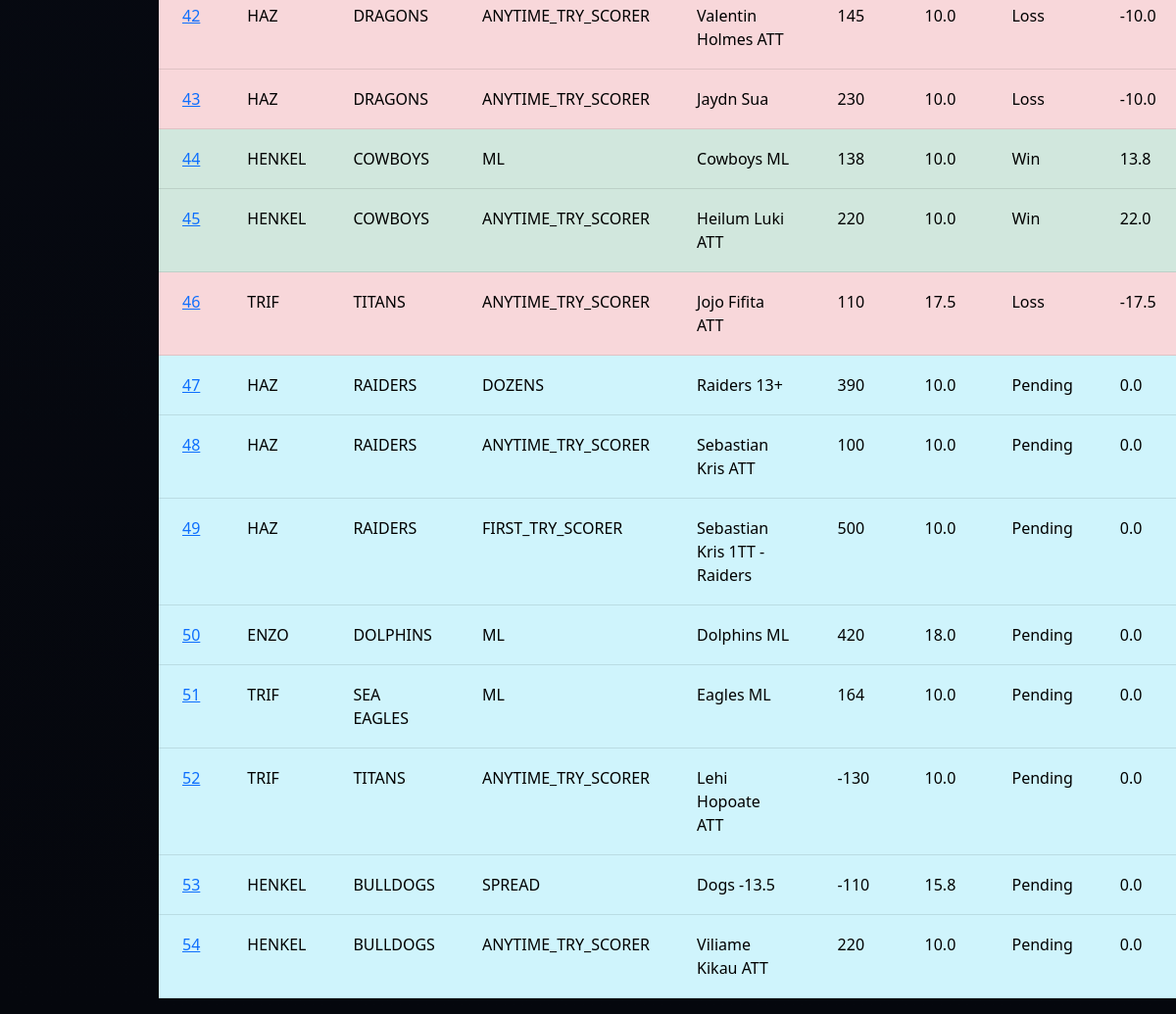
The app's page /transactions (lower part), older data.
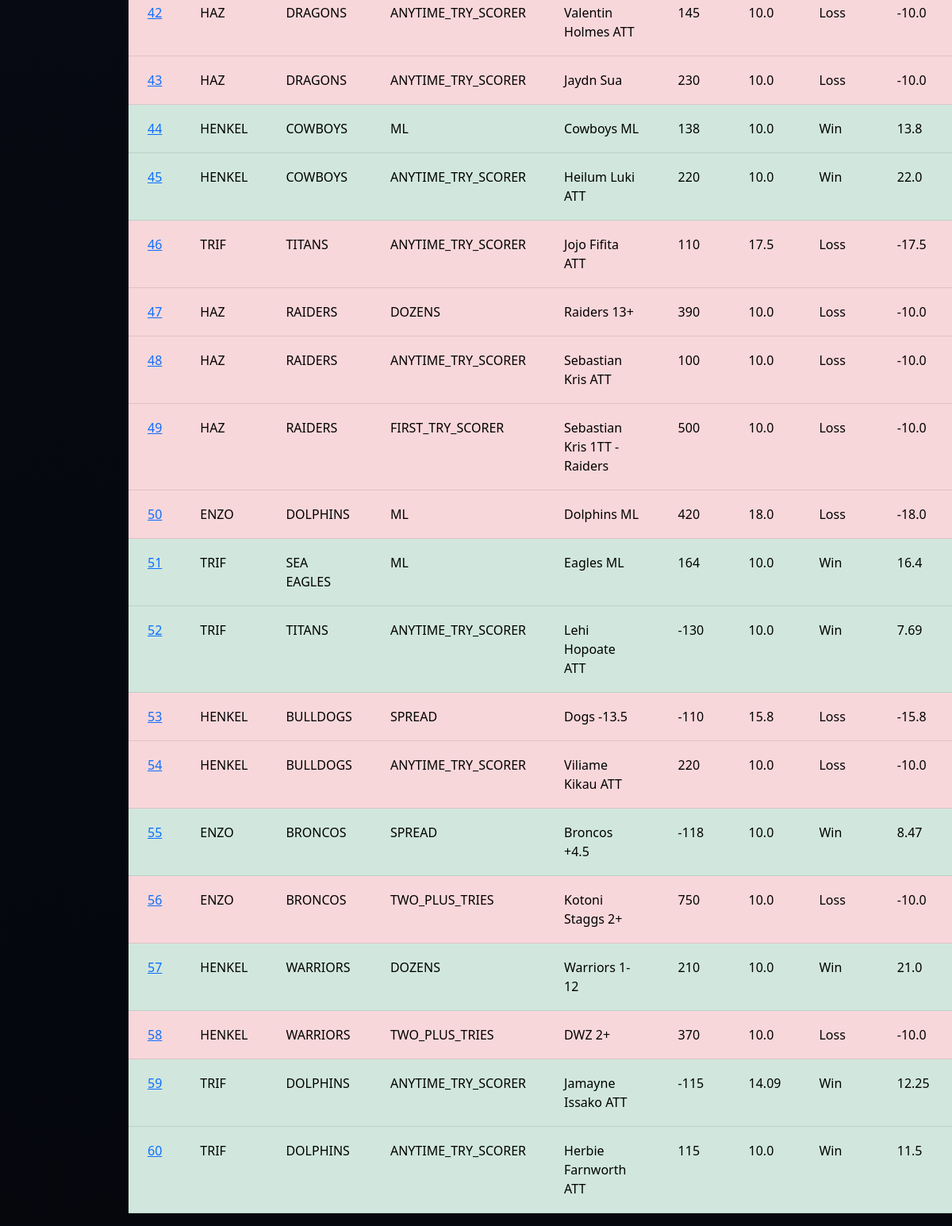
The same page, newer data.
### tables this page shows
CREATE TABLE Transactions (
                            ID INTEGER PRIMARY KEY AUTOINCREMENT,
                            PlayerID INTEGER,
                            Team TEXT,
                            BetType TEXT,
                            Description TEXT,
                            Odds INTEGER,
                            AmountBet REAL,
                            Status TEXT,
                            AmountWon REAL,
                            FOREIGN KEY(PlayerID) REFERENCES Players(ID)
                        );

CREATE TABLE Players (
                        ID INTEGER PRIMARY KEY AUTOINCREMENT,
                        Name TEXT,
                        BetsPlaced INTEGER,
                        SuccessRate REAL,
                        Bank REAL
                    );

### app.py (the view)
@app.route("/transactions")
def transactions():
    db = get_db(DB)
    data = db.execute("""
        SELECT Transactions.*, Players.Name
        FROM Transactions
        JOIN Players ON Players.ID = Transactions.PlayerID
    """).fetchall()
    return render_template("transactions.html", transactions=data)

### app.py (called while the page is built)
def get_db(DB):
    try:
        db = sqlite3.connect(DB)
        return db
    except sqlite3.Error as e:
        print(f"Error opening database: {e}")
        return None

### templates/transactions.html (shortened to what this page needs)
{% extends "base.html" %}
{% block content %}
<table class="table transaction-table">
    {% for p in transactions %}
    {% if p[7] == "Win" %}
    <tr class="table-success">
    {% elif p[7] == "Loss" %}
    <tr class="table-danger">
    {% elif p[7] == "Pending" %}
    <tr class="table-info">
    {% else %}
    <tr class="table-primary">
    {% endif %}
        <td>
            <a href="{{ url_for('player', id=p[0]) }}">
                {{ p[0] }}
            </a>
        </td>
        <td>{{ p[9] }}</td>
        <td>{{ p[2] }}</td>
        <td>{{ p[3] }}</td>
        <td>{{ p[4] }}</td>
        <td>{{ p[5] }}</td>
        <td>{{ p[6] }}</td>
        <td>{{ p[7] }}</td>
        <td>{{ p[8] }}</td>
    </tr>
    {% endfor %}
</table>
{% endblock %}

### templates/base.html (shortened to what this page needs)
<!DOCTYPE html>
<html lang="en">
<head>
<link href="https://cdn.jsdelivr.net/npm/bootstrap@5.3.0/dist/css/bootstrap.min.css" rel="stylesheet">
<link rel="stylesheet" href="https://cdn.jsdelivr.net/npm/bootstrap-icons@1.11.1/font/bootstrap-icons.css">
</head>
<body>
<div class="container">
    {% block content %}
    {% endblock %}
</div>
</body>
</html>

### templates/base.html (style rules this page uses)
body { background: linear-gradient(to bottom, #0a0f1c, #05070d); color: white; font-family: 'Segoe UI', Tahoma, Geneva, Verdana, sans-serif; }
.container { max-width: 900px; }

Row changes from the older to the newer data that the page shows:
changed Transactions "Raiders 13+": Status "Pending" → "Loss"; AmountWon "0.0" → "-10.0"
changed Transactions "Sebastian Kris ATT": Status "Pending" → "Loss"; AmountWon "0.0" → "-10.0"
changed Transactions "FIRST_TRY_SCORER": Status "Pending" → "Loss"; AmountWon "0.0" → "-10.0"
changed Transactions "Dolphins ML": Status "Pending" → "Loss"; AmountWon "0.0" → "-18.0"
changed Transactions "SEA EAGLES": Status "Pending" → "Win"; AmountWon "0.0" → "16.4"
changed Transactions "Lehi Hopoate ATT": Status "Pending" → "Win"; AmountWon "0.0" → "7.69"
changed Transactions "Dogs -13.5": Status "Pending" → "Loss"; AmountWon "0.0" → "-15.8"
changed Transactions "Viliame Kikau ATT": Status "Pending" → "Loss"; AmountWon "0.0" → "-10.0"
added Transactions: ID "55", Name "ENZO", Team "BRONCOS", BetType "SPREAD", Description "Broncos +4.5", Odds "-118", AmountBet "10.0", Status "Win", AmountWon "8.47"
added Transactions: ID "56", Name "ENZO", Team "BRONCOS", BetType "TWO_PLUS_TRIES", Description "Kotoni Staggs 2+", Odds "750", AmountBet "10.0", Status "Loss", AmountWon "-10.0"
added Transactions: ID "57", Name "HENKEL", Team "WARRIORS", BetType "DOZENS", Description "Warriors 1-12", Odds "210", AmountBet "10.0", Status "Win", AmountWon "21.0"
added Transactions: ID "58", Name "HENKEL", Team "WARRIORS", BetType "TWO_PLUS_TRIES", Description "DWZ 2+", Odds "370", AmountBet "10.0", Status "Loss", AmountWon "-10.0"
added Transactions: ID "59", Name "TRIF", Team "DOLPHINS", BetType "ANYTIME_TRY_SCORER", Description "Jamayne Issako ATT", Odds "-115", AmountBet "14.09", Status "Win", AmountWon "12.25"
added Transactions: ID "60", Name "TRIF", Team "DOLPHINS", BetType "ANYTIME_TRY_SCORER", Description "Herbie Farnworth ATT", Odds "115", AmountBet "10.0", Status "Win", AmountWon "11.5"
